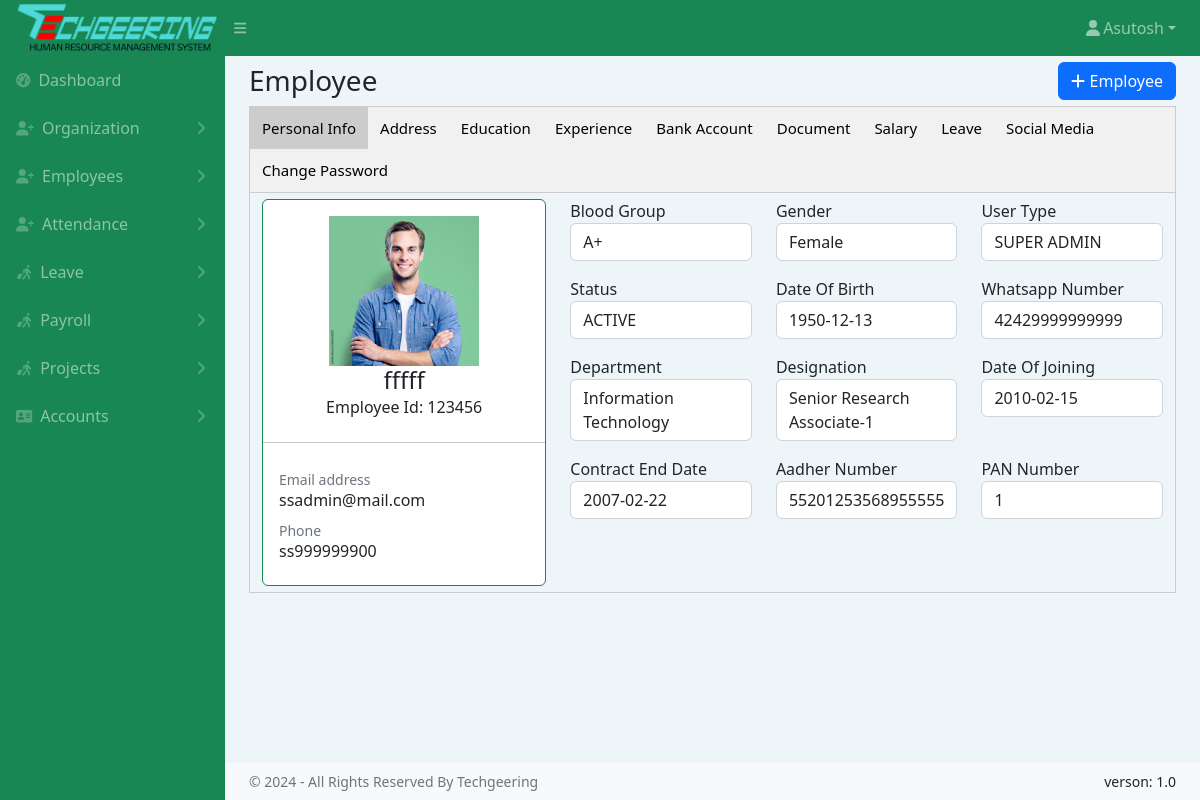
The app's page /employeeDetail.php?em_id=123456 with its own data.
### tables this page shows
CREATE TABLE `employee` (
  `id` int(11) NOT NULL,
  `em_code` varchar(64) DEFAULT NULL,
  `des_id` int(11) DEFAULT NULL,
  `dep_id` int(11) DEFAULT NULL,
  `full_name` varchar(128) DEFAULT NULL,
  `em_email` varchar(64) DEFAULT NULL,
  `em_password` varchar(512) NOT NULL,
  `em_role` enum('ADMIN','EMPLOYEE','SUPER ADMIN') NOT NULL DEFAULT 'EMPLOYEE',
  `status` enum('ACTIVE','INACTIVE') NOT NULL DEFAULT 'ACTIVE',
  `em_gender` enum('Male','Female') NOT NULL DEFAULT 'Male',
  `em_phone` varchar(64) DEFAULT NULL,
  `em_wahtsapp` varchar(64) DEFAULT NULL,
  `em_birthday` varchar(128) DEFAULT NULL,
  `em_blood_group` enum('O+','O-','A+','A-','B+','B-','AB+','OB+') DEFAULT NULL,
  `em_joining_date` varchar(128) DEFAULT NULL,
  `em_contact_end` varchar(128) DEFAULT NULL,
  `em_image` varchar(128) DEFAULT NULL,
  `em_aadher` varchar(64) DEFAULT NULL,
  `em_pan` int(11) NOT NULL
);

CREATE TABLE `department` (
  `id` int(11) NOT NULL,
  `dep_name` varchar(64) NOT NULL,
  `status` enum('0','1') NOT NULL
);

CREATE TABLE `designation` (
  `id` int(11) NOT NULL,
  `des_name` varchar(64) NOT NULL,
  `status` enum('1','0') NOT NULL
);

### employeeDetail.php (the view, shortened to what this page needs)
<!DOCTYPE html>
<html lang="en">
<head>
    <link href="https://cdn.jsdelivr.net/npm/simple-datatables@7.1.2/dist/style.min.css" rel="stylesheet" />
    <link href="assets/css/styles.css?v=<?php echo time(); ?>" rel="stylesheet" />
</head>
<body class="sb-nav-fixed">
    <?php include 'common/topnav.php' ?>
    <div id="layoutSidenav">
        <?php include 'common/sidenav.php' ?>
        <?php
        include 'common/conn.php';
        $empId = isset($_GET['em_id']) ? $_GET['em_id'] : NULL;
        $sql = "SELECT * FROM employee WHERE em_code='$empId'";
        $result = $conn->query($sql);
        $row = $result->fetch_assoc();
        ?>
        <div id="layoutSidenav_content">
            <main>
                <div class="container-fluid px-4">
                    <div class="d-flex justify-content-between align-items-center">
                        <h3 class="my-2">Employee</h3>
                        <a href="employeeAdd.php" type="button" class="btn btn-primary">
                            <i class="fa-solid fa-plus"></i> Employee
                        </a>
                    </div>
                    <div class="tab profile ">
                        <button class="tablinks" onclick="openDilog(event, 'PersonalInfo')" id="defaultOpen"> Personal
                            Info</button>
                        <button class="tablinks" onclick="openDilog(event, 'Address')"> Address </button>
                        <button class="tablinks" onclick="openDilog(event, 'Education')">Education</button>
                        <button class="tablinks" onclick="openDilog(event, 'Experience')">Experience</button>
                        <button class="tablinks" onclick="openDilog(event, 'Bank')">Bank Account</button>
                        <button class="tablinks" onclick="openDilog(event, 'Document')">Document</button>
                        <button class="tablinks" onclick="openDilog(event, 'Salary')">Salary</button>
                        <button class="tablinks" onclick="openDilog(event, 'Leave')">Leave</button>
                        <button class="tablinks" onclick="openDilog(event, 'Social')">Social Media</button>
                        <button class="tablinks" onclick="openDilog(event, 'Password')"> Change Password</button>
                    </div>
                    <div id="PersonalInfo" class="tabcontent">
                        <div class="row">
                            <div class="col-md-4">
                                <div class="card">
                                    <div class="card-body text-center">
                                        <img src="assets/uploads/employee/6614b390d974e.jpg" class="img-circle"
                                            width="150">
                                        <h4 class="card-title m-t-10 edit"><?php echo $row["full_name"]; ?></h4>
                                        <h6 class="card-subtitle edit">Employee Id: <?php echo $row["em_code"]; ?></h6>
                                    </div>
                                    <div>
                                        <hr>
                                    </div>
                                    <div class="card-body"> <small class="text-muted">Email address </small>
                                        <h6 class="edit"><?php echo $row["em_email"]; ?></h6>
                                        <small class="text-muted p-t-30 db">Phone</small>
                                        <h6 class="edit"><?php echo $row["em_phone"]; ?></h6>
                                    </div>
                                </div>
                            </div>
                            <div class="col-md-8">
                                <form class="row" action="Update" method="post" enctype="multipart/form-data"
                                    novalidate="novalidate">
                                    <div class="form-group col-md-4 m-t-10">
                                        <label>Blood Group</label>
                                        <p class="form-control form-control-line edit"
                                            onclick="showDropdown('em_blood_group-<?php echo $row['id']; ?>-employee')">
                                            <?php echo $row["em_blood_group"]; ?>
                                        </p>
                                    </div>
                                    <div class="form-group col-md-4 m-t-10">
                                        <label>Gender </label>
                                        <p class="form-control form-control-line edit"
                                            onclick="showDropdown('em_gender-<?php echo $row['id']; ?>-employee')">
                                            <?php echo $row["em_gender"]; ?>
                                        </p>
                                    </div>
                                    <div class="form-group col-md-4 m-t-10">
                                        <label>User Type </label>
                                        <p class="form-control form-control-line edit"
                                            onclick="showDropdown('em_role-<?php echo $row['id']; ?>-employee')">
                                            <?php echo $row["em_role"]; ?>
                                        </p>
                                    </div>
                                    <div class="form-group col-md-4 m-t-10">
                                        <label>Status </label>
                                        <p class="form-control form-control-line edit"
                                            onclick="showDropdown('status-<?php echo $row['id']; ?>-employee')">
                                            <?php echo $row["status"]; ?>
                                        </p>
                                    </div>
                                    <div class="form-group col-md-4 m-t-10">
                                        <label>Date Of Birth</label>
                                        <p class="form-control form-control-line edit">
                                            <?php echo $row["em_birthday"]; ?>
                                        </p>
                                    </div>
                                    <div class="form-group col-md-4 m-t-10">
                                        <label>Whatsapp Number </label>
                                        <p class="form-control form-control-line edit">
                                            <?php echo $row["em_wahtsapp"]; ?>
                                        </p>
                                    </div>
                                    <div class="form-group col-md-4 m-t-10">
                                        <label>Department</label>
                                        <p class="form-control form-control-line edit">
                                            <?php
                                            $dept_id = $row["dep_id"];
                                            $sql12 = "SELECT * FROM department WHERE id = $dept_id";
                                            $result12 = $conn->query($sql12);
                                            $row12 = $result12->fetch_assoc();
                                            echo $row12["dep_name"];
                                            ?>
                                        </p>
                                    </div>
                                    <div class="form-group col-md-4 m-t-10">
                                        <label>Designation </label>
                                        <p class="form-control form-control-line edit">
                                            <?php
                                            $des_id = $row["des_id"];
                                            $sql13 = "SELECT * FROM designation WHERE id = $des_id";
                                            $result13 = $conn->query($sql13);
                                            $row13 = $result13->fetch_assoc();
                                            echo $row13["des_name"];
                                            ?>
                                        </p>
                                    </div>
                                    <div class="form-group col-md-4 m-t-10">
                                        <label>Date Of Joining </label>
                                        <p class="form-control form-control-line edit">
                                            <?php echo $row["em_joining_date"]; ?>
                                        </p>
                                    </div>
                                    <div class="form-group col-md-4 m-t-10">
                                        <label>Contract End Date</label>
                                        <p class="form-control form-control-line edit">
                                            <?php echo $row["em_contact_end"]; ?>
                                        </p>
                                    </div>
                                    <div class="form-group col-md-4 m-t-10">
                                        <label>Aadher Number </label>
                                        <p class="form-control form-control-line edit"><?php echo $row["em_aadher"]; ?>
                                        </p>
                                    </div>
                                    <div class="form-group col-md-4 m-t-10">
                                        <label>PAN Number </label>
                                        <p class="form-control form-control-line edit"><?php echo $row["em_pan"]; ?></p>
                                    </div>
                                </form>
                            </div>
                        </div>
                    </div>
                </div>
            </main>
            <?php include 'common/copyrightfooter.php' ?>
        </div>
    </div>
</body>
</html>

### employeeDetail.php (style rules this page uses)
.tab { overflow: hidden; border: 1px solid #ccc; background-color: #f1f1f1; }
.tab button { background-color: inherit; float: left; border: none; outline: none; cursor: pointer; padding: 10px 12px; transition: 0.3s; font-size: 15px; }
.tab button.active { background-color: #ccc; }
.tabcontent { display: none; padding: 6px 12px; border: 1px solid #ccc; border-top: none; animation: fadeEffect 1s; }

### records on screen
employee: full_name "fffff", em_code "123456", em_email "ssadmin@mail.com", em_phone "ss999999900", em_blood_group "A+", em_gender "Female", em_role "SUPER ADMIN", status "ACTIVE", em_birthday "1950-12-13", em_wahtsapp "42429999999999", em_joining_date "2010-02-15", em_contact_end "2007-02-22", em_aadher "55201253568955555", em_pan "1"
department: dep_name "Information Technology"
designation: des_name "Senior Research Associate-1"
